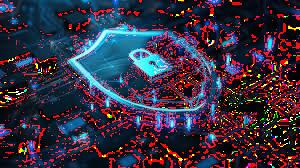
#> input picture Decrypted_test.jpg.jpeg, 300 x 168 px
$ python task2_image_tool.py
#> lines starting #> are read from the running program, lines starting #| are printed output that depends on the picture
#> the answer given: 1
#> the answer given: Decrypted_test.jpg.jpeg
#> the answer given: out.png
#> the answer given: 3
from PIL import Image

def encrypt_image(input_path, output_path, key):
#> called with input_path = 'Decrypted_test.jpg.jpeg', output_path = 'out.png', key = 3
    img = Image.open(input_path)
#> img is the input picture: PIL image 300x168 RGB; mean R, G, B 55.6, 48.3, 66.6
    pixels = img.load()

    for i in range(img.size[0]):
        for j in range(img.size[1]):
            r, g, b = pixels[i, j]

            # Simple encryption (add key)
            pixels[i, j] = (
                (r + key) % 256,
                (g + key) % 256,
                (b + key) % 256
            )

    img.save(output_path)
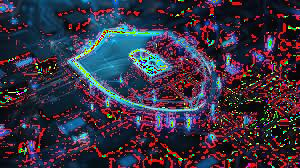
#> saved as out.png: PIL image 300x168 RGB; mean R, G, B 56.3, 50, 66.4
    print("Image Encrypted and saved as", output_path)


def decrypt_image(input_path, output_path, key):
    img = Image.open(input_path)
    pixels = img.load()

    for i in range(img.size[0]):
        for j in range(img.size[1]):
            r, g, b = pixels[i, j]

            # Reverse operation
            pixels[i, j] = (
                (r - key) % 256,
                (g - key) % 256,
                (b - key) % 256
            )

    img.save(output_path)
    print("Image Decrypted and saved as", output_path)


print("1. Encrypt Image")
print("2. Decrypt Image")

choice = input("Enter choice: ")

input_path = input("Enter image file name (example: test.jpg): ")
output_path = input("Enter output file name: ")
key = int(input("Enter key (number): "))

if choice == "1":
    encrypt_image(input_path, output_path, key)
elif choice == "2":
    decrypt_image(input_path, output_path, key)
else:
    print("Invalid choice")

$ run again, on test.jpg.jpeg
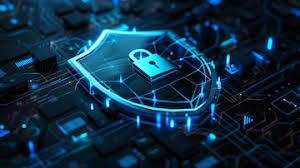
#> input picture test.jpg.jpeg, 300 x 168 px
#> in encrypt_image, img is the input picture: PIL image 300x168 RGB; mean R, G, B 13.5, 43.9, 65.1
#> in encrypt_image, `img.save(output_path)`:
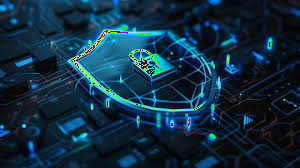
#> saved as out.png: PIL image 300x168 RGB; mean R, G, B 16.5, 45.5, 64.5
